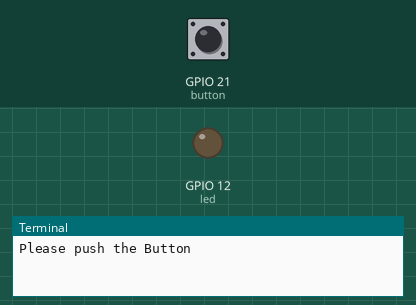
Simulated run of this program. Board: Raspberry Pi (BCM pin numbers). Parts: output pins drawn as LEDs (lit = HIGH), the last lines printed to the terminal. Dashed ring = blinking. Inputs (shaded band) come from the test bench; at power-on: GPIO 21 (button) HIGH.

Above: at 1.2 s.
1.3 s: GPIO 21 (button) pulled LOW for 0.15 s
At 3.1 s:
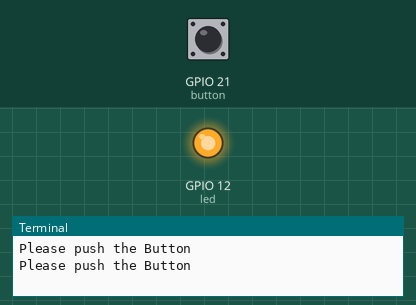
4.4 s: GPIO 21 (button) pulled LOW for 1 s
At 6.6 s:
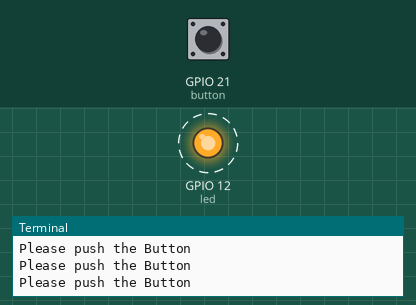
8.4 s: GPIO 21 (button) pulled LOW for 3.2 s
At 10.9 s:
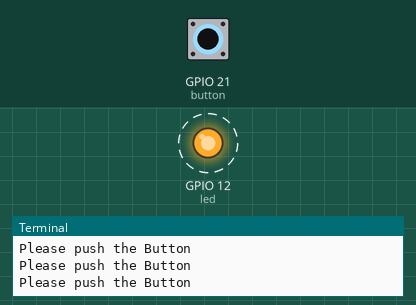
Timing chart, 0 to 14.1 s (numbered marks = the images above; inputs shaded):
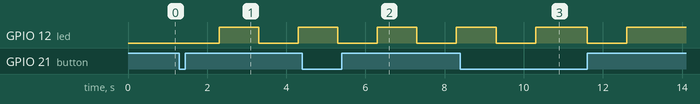

The program:

gpio-button-led.py
```python
import RPi.GPIO as GPIO
import time

button = 21
led = 12

GPIO.setmode(GPIO.BCM)
GPIO.setup(button, GPIO.IN, pull_up_down=GPIO.PUD_UP)
GPIO.setup(led, GPIO.OUT, initial=GPIO.LOW)

def button_led(channel):
    GPIO.output(led, GPIO.LOW)
    time.sleep(1.0)
    GPIO.output(led, GPIO.HIGH)
    time.sleep(1.0)

GPIO.add_event_detect(button, GPIO.BOTH, callback=button_led, bouncetime=500)

try:
    while True:
        print('Please push the Button')
        time.sleep(2.0)
except KeyboardInterrupt:
    print('STOP!!')

GPIO.remove_event_detect(button)
GPIO.cleanup()
```

Measured:
- after the input at 1.3 s, GPIO 12 (led): LOW → HIGH after 1.0 s, → LOW 1.0 s later, → HIGH 1.0 s later
- after the input at 4.4 s, GPIO 12 (led): alternates HIGH for 1.0 s and LOW for 1.0 s, starting after 0.90 s
- after the input at 8.4 s, GPIO 12 (led): alternates HIGH for 1.3 s and LOW for 1.0 s, 4 changes in all, then stays HIGH, starting after 0.90 s
